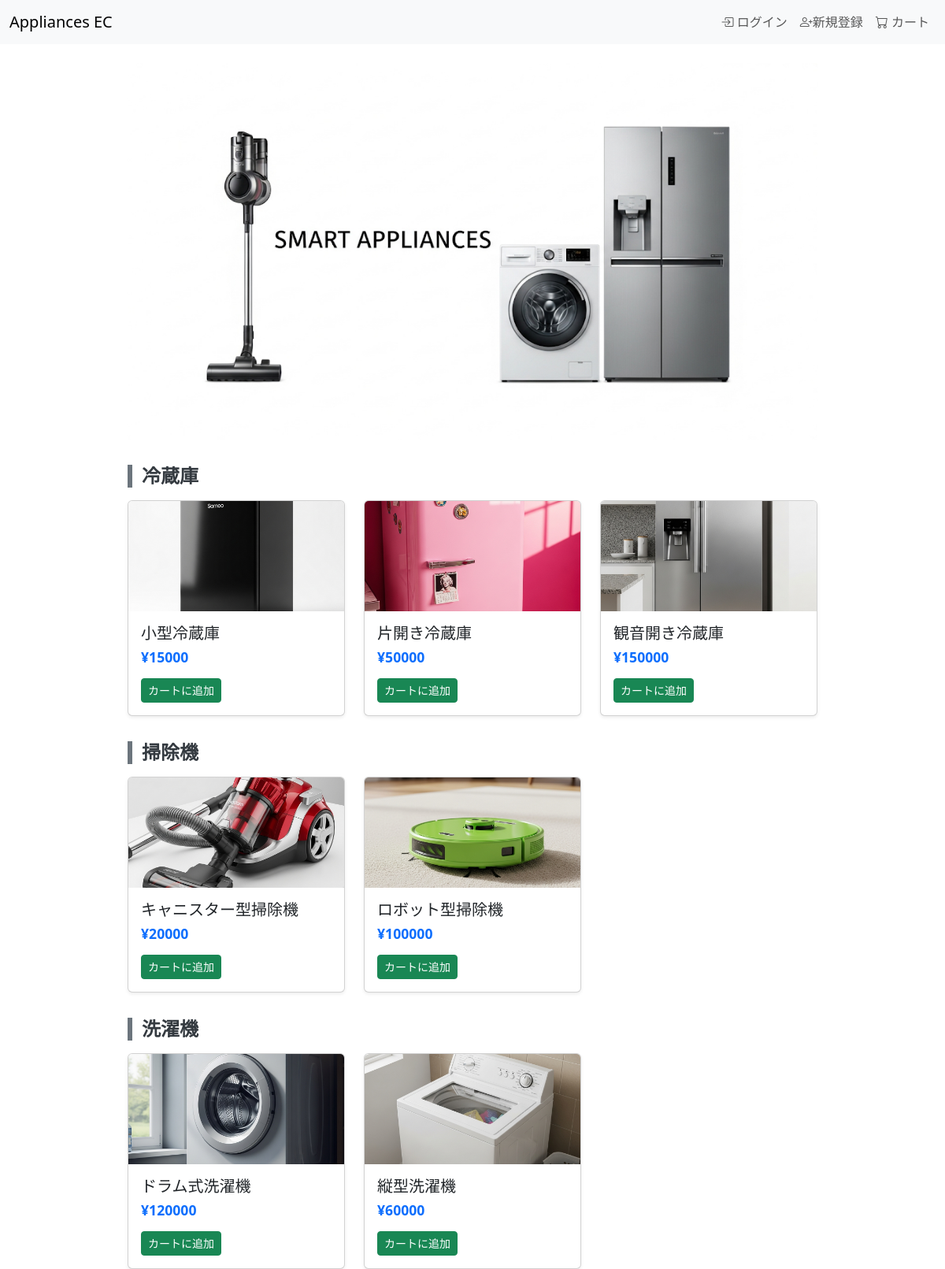
The page / on the database its author committed.
### categories/models.py (models this page shows, shortened)
class Category(models.Model):
    name = models.CharField(max_length=100, unique=True)
    slug = models.SlugField(max_length=100, unique=True, blank=True)
    class Meta:
        verbose_name = 'category'
        verbose_name_plural = 'categories'
        ordering = ('name',) #カテゴリを名前順にソート（任意）

### products/models.py (models this page shows, shortened)
class Product(models.Model):
    category = models.ForeignKey('categories.Category', related_name='products', on_delete=models.CASCADE)
    name = models.CharField(max_length=200)
    slug = models.SlugField(max_length=200, unique=True, blank=True)
    image = models.ImageField(upload_to='products/%Y/%m/%d', blank=True)
    description = models.TextField(blank=True, null=True)
    price = models.DecimalField(max_digits=10, decimal_places=2)
    stock = models.PositiveIntegerField()
    created_at = models.DateTimeField(auto_now_add=True)
    updated_at = models.DateTimeField(auto_now=True)
    class Meta:
        ordering = ('name',) #名前でソートする
        indexes = [
            models.Index(fields=['id', 'slug']),
        ]

### products/views.py (the view)
# urls.py: path('', product_views.product_list, name='home'),
def product_list(request):
    categories = Category.objects.all()
    category_products = []
    for category in categories:
        products = Product.objects.filter(category=category)
        category_products.append((category, products))
    return render(request, 'products/product_list.html', {
        'category_products': category_products
    })

### products/templates/products/product_list.html (shortened to what this page needs)
{% extends 'base.html' %}
{% load static %}
{% block content %}
    <img src="{% static 'images/top2.png' %}" alt="トップバナー" class="img-fluid w-100 d-block">
    {% for category, products in category_products %}
        <h3 class="category-heading">{{ category.name }}</h3>
        <div class="row row-cols-1 row-cols-md-2 row-cols-lg-3 g-4">
            {% for product in products %}
                <div class="col">
                    <div class="card h-100 shadow-sm">
                        {% if product.image %}
                            <a href="{% url 'products:product_detail' product.id product.slug %}">
                                <img src="{{ product.image.url }}" class="card-img-top" alt="{{ product.name }}">
                            </a>
                        {% else %}
                            <img src="{% static 'img/no_image.png' %}" class="card-img-top" alt="画像なし">
                        {% endif %}
                        <div class="card-body d-flex flex-column">
                            <h5 class="card-title">
                                <a href="{% url 'products:product_detail' product.id product.slug %}" class="text-decoration-none text-dark">{{ product.name }}</a>
                            </h5>
                            <h4 class="card-text text-primary">¥{{ product.price|floatformat:0 }}</h4>
                            <form method="post" action="{% url 'cart:add_to_cart' product.id %}">
                                <button type="submit" class="btn btn-success btn-sm mt-2">カートに追加</button>
                            </form>
                        </div>
                    </div>
                </div>
            {% endfor %}
        </div>
    {% endfor %}
{% endblock %}

### static/css/style.css (style rules this page uses)
.card-img-top { height: 140px; object-fit: cover; }
.card-text.text-primary { font-size: 1.1rem; font-weight: 600; }
.category-heading { border-left: 6px solid #6c757d; padding-left: 12px; font-size: 1.5rem; font-weight: 600; color: #343a40; margin-top: 2rem; margin-bottom: 1rem; }

### rows shown on the page
Category: name "冷蔵庫"
Product: image (picture), name "小型冷蔵庫", price "15000"
Product: image (picture), name "片開き冷蔵庫", price "50000"
Product: image (picture), name "観音開き冷蔵庫", price "150000"
Category: name "掃除機"
Product: image (picture), name "キャニスター型掃除機", price "20000"
Product: image (picture), name "ロボット型掃除機", price "100000"
Category: name "洗濯機"
Product: image (picture), name "ドラム式洗濯機", price "120000"
Product: image (picture), name "縦型洗濯機", price "60000"
